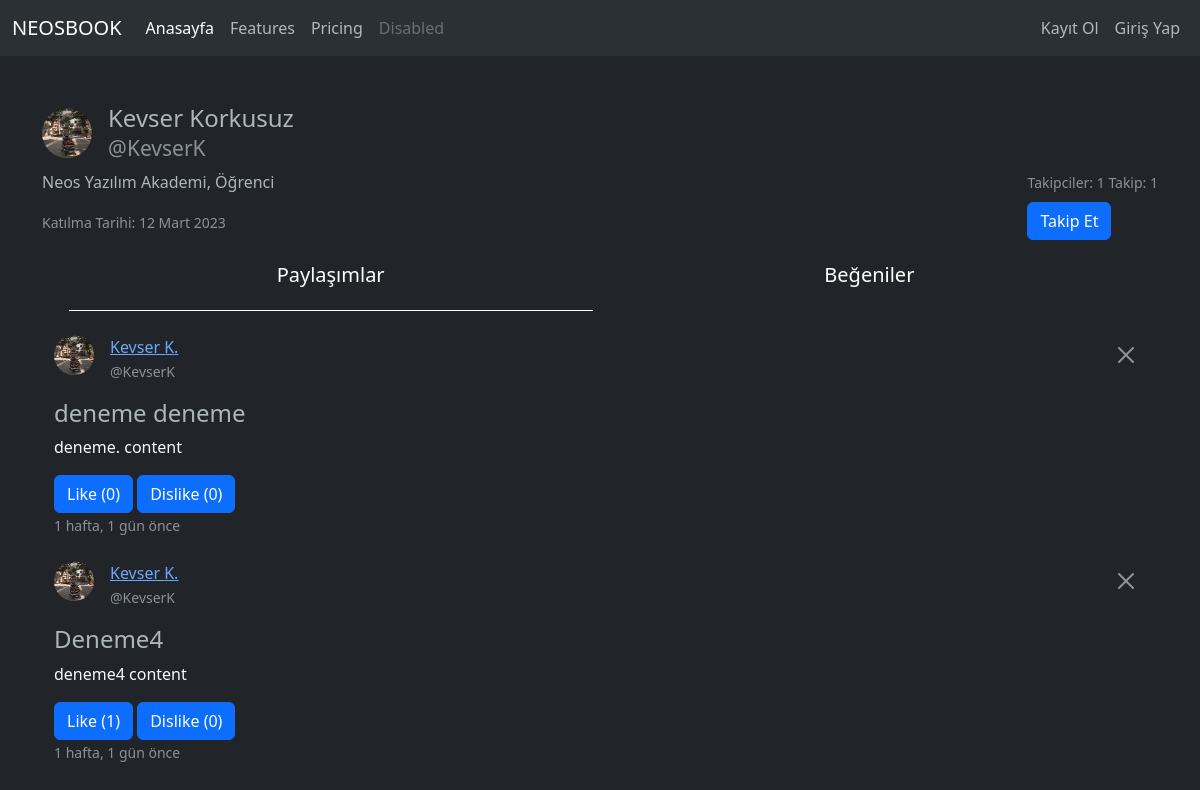
The app's page /user/profile/kevserk with its own data.
### user/models.py (models this page shows, shortened)
class Profile(models.Model):
    id=models.UUIDField(primary_key= True, default=uuid.uuid4, editable=False)
    user = models.OneToOneField(User, on_delete=models.CASCADE)
    name = models.CharField(max_length=100, verbose_name='İsim')
    surname = models.CharField(max_length=100, verbose_name='Soyisim')
    bio = models.TextField(max_length=500, verbose_name='Hakkımda', default='Merhaba ben bir blog yazarıyım.')
    image= models.FileField(upload_to='profiles/', null=True, verbose_name='Profil Resmi', default='profile/default.jpeg')
    created_at = models.DateTimeField(auto_now_add=True, verbose_name= 'Oluşturulma Tarihi')
    follow = models.ManyToManyField('self', verbose_name='Takip', blank=True, symmetrical=False, related_name='takip')
    followers = models.ManyToManyField('self', verbose_name='Takipçiler', blank=True, symmetrical=False,related_name='takipci')
    slug = models.SlugField(null=True, blank=True, editable=False)

### posts/models.py (models this page shows, shortened)
class Post(models.Model):
    id=models.UUIDField(primary_key=True, default=uuid.uuid4, editable=False)
    owner = models.ForeignKey(Profile, related_name="Owners", on_delete=models.CASCADE, verbose_name="Yazar")
    title = models.CharField(max_length=100, verbose_name='Başlık')
    content = RichTextField(max_length=500)
    image = models.FileField(upload_to='posts', verbose_name='Thumbnail')
    created_at= models.DateTimeField(auto_now=True)
    like = models.ManyToManyField(Profile, verbose_name='Beğenenler', related_name='likes', blank=True)
    dislike = models.ManyToManyField(Profile, verbose_name='Beğenmeyenler', related_name='dislikes', blank=True)
    isPublish = models.BooleanField(default=False, verbose_name='Yayınla')
    slug= models.SlugField(null=True, blank=True, editable=False)

### user/views.py (the view, shortened to what this page needs)
# urls.py: path('profile/<str:slug>', profile, name='profile'),
def profile(request, slug):
    profil = Profile.objects.get(slug=slug)
    paylasim =Post.objects.filter(owner = profil)
    begen = Post.objects.filter(like__in = [profil])
    context = {
        'profil' : profil,
        'paylasim': paylasim,
        'begen' : begen
    }
    return render(request, 'user/profile.html', context)

### templates/user/profile.html (shortened to what this page needs)
{% extends "index.html" %}
{% load static %
{%load humanize%}
{% block content %}
    <div class="profil-info">
        <div class="d-flex justify-content-between">
            <div class="profil-image d-flex">
                <img src="{{profil.image.url}}" alt="{profil.name}" class="rounded-5 mt-1" width="50" height="50">
                <h1 class="fs-4 ms-3">
                    {{profil.name}} {{profil.surname}}
                    <br>
                    <small class="text-muted">@{{profil.user.username}} </small>
                </h1>
            </div>
        </div>
        <div class="profil-info d-flex justify-content-between">
            <div>
                <p>{{profil.bio}}</p>
                <small class="text-muted"> Katılma Tarihi: {{profil.created_at|naturalday}} </small>
            </div>
            <div class="takipciler">
                <small class="text-muted"> Takipciler: {{profil.followers.all.count}} </small>
                <small class="text-muted"> Takip: {{profil.follow.all.count}} </small>
                <br>
                {% if profil == request.user.profile %}
                {% else %}
                <form action="" method="POST">
                    {% if request.user.profile in profil.followers.all %}
                        <input type="submit" class="btn btn-primary mt-2" name="takip" value="Takipten Çık">
                    {% else %}
                        <input type="submit" class="btn btn-primary mt-2" name="takip" value="Takip Et">
                    {% endif %}
                </form>
                {% endif %}
            </div>
        </div>
    </div>
    <div class="container">
        <div class="tab">
            <button class="tablinks active" onclick="openCity(event, 'paylasim')">Paylaşımlar</button>
            <button class="tablinks" onclick="openCity(event, 'begen')">Beğeniler</button>
          </div>
          <div id="paylasim" class="tabcontent show">
            {% for post in paylasim  %}
            <div class="col-12 my-4 position-relative">
                <button type="button" class="btn btn-close position-absolute end-0 top-0 me-2 mt-2" data-bs-toggle="modal" data-bs-target="#post-{{post.id}}">
                </button>
                        <div class="d-flex">
                            <img src="{{post.owner.image.url}}" alt="" width="40" height="40" class="rounded-5 me-3" >
                            <p>
                                <a href="{% url 'profile' post.owner.slug %}">{{post.owner.name}} {{post.owner.surname|slice:"1"}}.</a>
                                <br>
                                <small class="text-muted">@{{post.owner.user.username}} </small>
                            </p>
                        </div>
                        <h4> {{post.title}} </h4>
                        <p>
                            <a href="{% url 'detail' post.id post.slug %}" class="text-decoration-none text-light">
                            {{post.content|safe}}</a>
                        </p>
                        <form action="" method="POST">
                            <input type="submit" name="like" value="Like ({{post.like.all.count}})" class="btn btn-primary">
                            <input type="submit" name="dislike" value="Dislike ({{post.dislike.all.count}})" class="btn btn-primary">
                        </form>
                        <small class="text-muted"> {{post.created_at|naturaltime}} </small>
                    </div>
            {% endfor %}
          </div>
    </div>
{% endblock content %}

### templates/index.html (shortened to what this page needs)
{%load humanize%}
<!DOCTYPE html>
<html lang="en">
<head>
    <link href="https://cdn.jsdelivr.net/npm/bootstrap@5.3.0-alpha1/dist/css/bootstrap.min.css" rel="stylesheet">
</head>
<body data-bs-theme="dark">
    {% include "partials/_navbar.html" %}
    <div class="container mt-5">
        {% block content %}{% endblock content %}
    </div>
</body>
</html>

### templates/partials/_navbar.html (shortened to what this page needs)
<nav class="navbar navbar-expand-lg bg-body-tertiary">
    <div class="container-fluid">
      <a class="navbar-brand" href="/">NEOSBOOK</a>
      <div class="collapse navbar-collapse justify-content-between" id="navbarNav">
        <ul class="navbar-nav">
          <li class="nav-item">
            <a class="nav-link active" aria-current="page" href="/">Anasayfa</a>
          </li>
          <li class="nav-item">
            <a class="nav-link" href="#">Features</a>
          </li>
          <li class="nav-item">
            <a class="nav-link" href="#">Pricing</a>
          </li>
          <li class="nav-item">
            <a class="nav-link disabled">Disabled</a>
          </li>
        </ul>
        <ul class="navbar-nav">
          {% if user.is_authenticated %}
           <li class="nav-item">
              <a href="{% url 'profile' request.user.profile.slug %}"
              {% if request.path == "/user/register/" %}
              class="nav-link active"
              {% else %}
              class="nav-link"
              {% endif %}
              >{{request.user}}</a>
            </li>
            <li class="nav-item">
              <a href="/create/" class="nav-link"
              >Oluştur</a>
            </li>
            <li class="nav-item">
              <a href="/user/logout/" class="nav-link"
              >Çıkış Yap</a>
            </li>
          {% else %}
            <li class="nav-item">
              <a href="/user/register/"
              {% if request.path == "/user/register/" %}
              class="nav-link active"
              {% else %}
              class="nav-link"
              {% endif %}
              >Kayıt Ol</a>
            </li>
            <li class="nav-item">
              <a href="/user/login/"
              {% if request.path == "/user/login/" %}
              class="nav-link active"
              {% else %}
              class="nav-link"
              {% endif %}>Giriş Yap</a>
            </li>
          {% endif %}
        </ul>
      </div>
    </div>
</nav>

### templates/user/profile.html (style rules this page uses)
.tabcontent { display: none; }
.show { display: block; }
.tab { width: 100%; display: flex; justify-content: space-evenly; }
.tablinks { background-color: transparent; border: none; width: 48%; padding: 20px; font-size: 20px; color: white; }
.tablinks.active { border-bottom: 1px solid white; }

### records on screen
Profile: image (picture), name "Kevser", surname "Korkusuz", user.username "KevserK", bio "Neos Yazılım Akademi, Öğrenci", created_at "12 Mart 2023", followers.all.count "1", follow.all.count "1"
Post: owner.image (picture), owner.name "Kevser", owner.surname "K", owner.user.username "KevserK", title "deneme deneme", content "deneme. content", like "Like (0)", dislike "Dislike (0)", created_at "1 hafta, 1 gün önce"
Post: owner.image (picture), owner.name "Kevser", owner.surname "K", owner.user.username "KevserK", title "Deneme4", content "deneme4 content", like "Like (1)", dislike "Dislike (0)", created_at "1 hafta, 1 gün önce"
